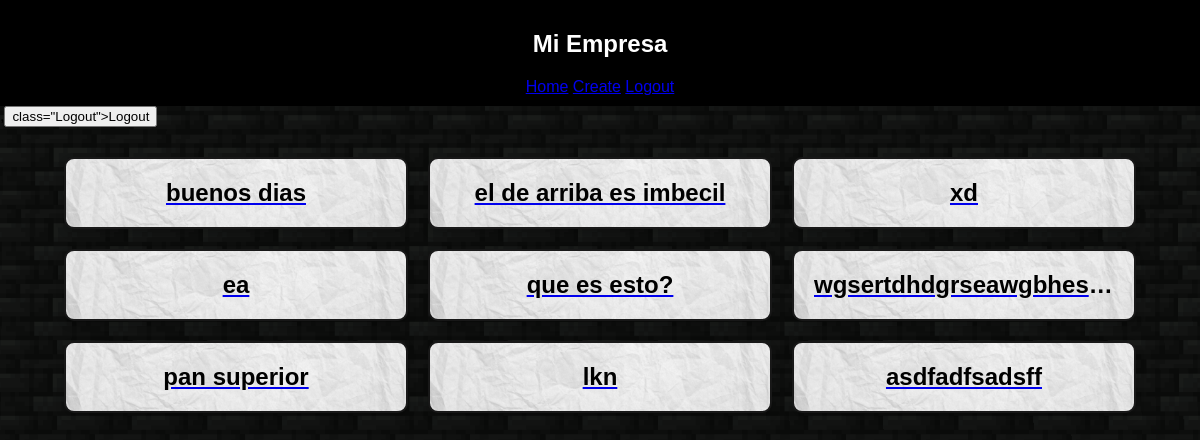
The app's page /list, older data.
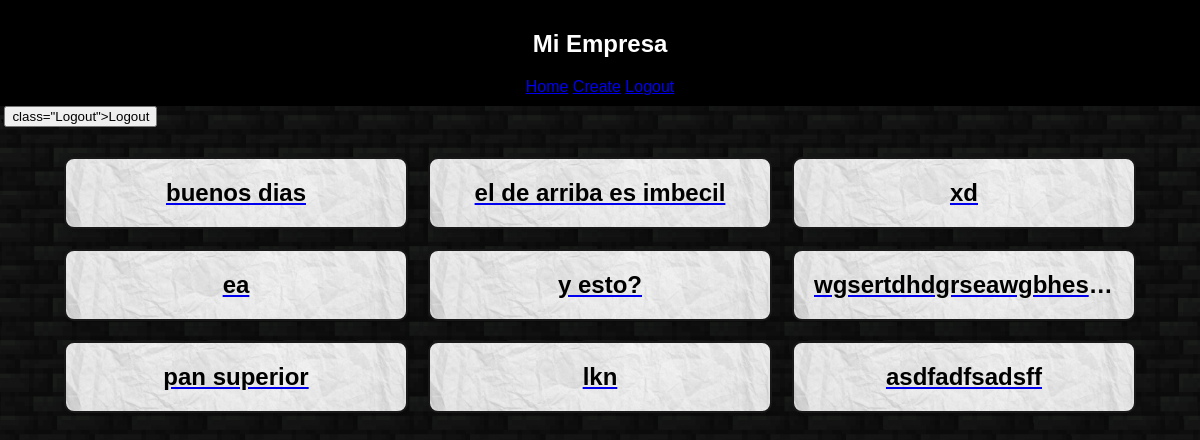
The same page, newer data.
### projects/models.py (models this page shows, shortened)
class Post(models.Model):
    title=models.CharField(max_length=30)
    description=models.TextField()
    image=models.ImageField(upload_to="media",blank=True)

### projects/views.py (the view)
# urls.py: path("list",ListProjects.as_view(),name="home"),
class ListProjects(ListView):
    model=Post
    template_name="home.html"

### templates/home.html
{% extends "navbar.html" %}
{% load static %}
{% block content %}
<link rel="stylesheet" href="{% static 'css/home.css' %}">
    <div class="portfolio-container">
        {% for elemento in post_list %}
            <div class="portfolio-item">
                <a href="{% url 'detail' elemento.pk %}">
                    <h1>{{ elemento.title }}</h1>
                </a>
            </div>
        {% empty %}
            <p class="empty-message">No has agregado elementos</p>
        {% endfor %}
    </div>
{% endblock %}

### templates/navbar.html (shortened to what this page needs)
<!DOCTYPE html>
<html>
<head>
</head>
<body>
  <body>
    <nav class="navbar">
      <h1>Mi Empresa</h1>
      <a href="{% url 'home' %}">Home</a>
      <a href="{% url 'Create' %}">Create</a>
      <a href="#Logout">Logout</a>
    </nav>
    <form action="{% url 'logout' %}" method="post">
      ,<button> class="Logout">Logout</button>
    </form>
      {% block content %}
      {% endblock %}
</body>
</html>

### static/css/home.css (style rules this page uses)
body { font-family: Arial, sans-serif; background-image: url('/static/css/f1.png'); background-size: cover; background-position: center; background-repeat: no-repeat; margin: 0; padding: 0; }
.portfolio-container { display: flex; flex-wrap: wrap; justify-content: center; padding: 20px; }
.portfolio-item { background-image: url('/static/css/f2.jpg'); background-size: cover; background-position: center; background-repeat: no-repeat; border: 2px solid #181818; border-radius: 10px; padding: 20px; margin: 10px; width: 300px; text-align: center; transition: transform 0.3s ease, box-shadow 0.3s ease; box-shadow: 0 4px 8px rgba(0, 0, 0, 0.2); overflow: hidden; white-space: nowrap; text-overflow: ellipsis; }
.portfolio-item h1 { color: #000000; font-size: 24px; margin: 0; overflow: hidden; white-space: nowrap; text-overflow: ellipsis; }

### templates/navbar.html (style rules this page uses)
body { font-family: sans-serif; background-color: #f0f0f0; margin: 0; }
.navbar { background-color: #000000; color: #fff; padding: 10px; text-align: center; }

Row changes from the older to the newer data that the page shows:
changed Post: title "que es esto?" → "y esto?"
